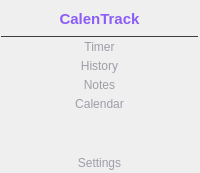
       <widget class="QFrame" name="aside_frame">
        <property name="sizePolicy">
         <sizepolicy hsizetype="Fixed" vsizetype="Preferred">
          <horstretch>0</horstretch>
          <verstretch>0</verstretch>
         </sizepolicy>
        </property>
        <property name="styleSheet">
         <string notr="true">background-color: RGB(26, 26, 26);
border-right: 1px solid #3e3e42;
padding: 1px;</string>
        </property>
        <layout class="QVBoxLayout" name="aside">
         <property name="spacing">
          <number>0</number>
         </property>
         <property name="leftMargin">
          <number>0</number>
         </property>
         <property name="topMargin">
          <number>0</number>
         </property>
         <property name="rightMargin">
          <number>0</number>
         </property>
         <property name="bottomMargin">
          <number>0</number>
         </property>
         <item>
          <widget class="QLabel" name="app_title_label">
           <property name="minimumSize">
            <size>
             <width>0</width>
             <height>36</height>
            </size>
           </property>
           <property name="font">
            <font>
             <pointsize>-1</pointsize>
             <weight>62</weight>
             <bold>true</bold>
            </font>
           </property>
           <property name="styleSheet">
            <string notr="true">color: #8B5CF6;
border: none;
font-size: 15px;
font-weight: 500;
border-bottom: 1px solid #3e3e42;</string>
           </property>
           <property name="text">
            <string>CalenTrack</string>
           </property>
           <property name="alignment">
            <set>Qt::AlignCenter</set>
           </property>
          </widget>
         </item>
         <item>
          <widget class="QToolButton" name="stopwatch_btn">
           <property name="sizePolicy">
            <sizepolicy hsizetype="Expanding" vsizetype="Fixed">
             <horstretch>0</horstretch>
             <verstretch>0</verstretch>
            </sizepolicy>
           </property>
           <property name="minimumSize">
            <size>
             <width>93</width>
             <height>14</height>
            </size>
           </property>
           <property name="styleSheet">
            <string notr="true">QToolButton {
	color: #9E9EA7;
	border: none;
}
QToolButton:hover {
    background-color: #252525;
}</string>
           </property>
           <property name="text">
            <string>Timer</string>
           </property>
           <property name="icon">
            <iconset>
             <normaloff>stopwatch-icon.png</normaloff>stopwatch-icon.png</iconset>
           </property>
           <property name="iconSize">
            <size>
             <width>15</width>
             <height>15</height>
            </size>
           </property>
           <property name="toolButtonStyle">
            <enum>Qt::ToolButtonTextUnderIcon</enum>
           </property>
           <property name="autoRaise">
            <bool>false</bool>
           </property>
          </widget>
         </item>
         <item>
          <widget class="QToolButton" name="history_btn">
           <property name="sizePolicy">
            <sizepolicy hsizetype="Expanding" vsizetype="Fixed">
             <horstretch>0</horstretch>
             <verstretch>0</verstretch>
            </sizepolicy>
           </property>
           <property name="minimumSize">
            <size>
             <width>93</width>
             <height>14</height>
            </size>
           </property>
           <property name="styleSheet">
            <string notr="true">QToolButton {
	color: #9E9EA7;
	border: none;
}
QToolButton:hover {
    background-color: #252525;
}</string>
           </property>
           <property name="text">
            <string>History</string>
           </property>
           <property name="icon">
            <iconset>
             <normaloff>history-icon.svg</normaloff>history-icon.svg</iconset>
           </property>
           <property name="iconSize">
            <size>
             <width>13</width>
             <height>13</height>
            </size>
           </property>
           <property name="toolButtonStyle">
            <enum>Qt::ToolButtonTextUnderIcon</enum>
           </property>
          </widget>
         </item>
         <item>
          <widget class="QToolButton" name="notes_btn">
           <property name="sizePolicy">
            <sizepolicy hsizetype="Expanding" vsizetype="Fixed">
             <horstretch>0</horstretch>
             <verstretch>0</verstretch>
            </sizepolicy>
           </property>
           <property name="minimumSize">
            <size>
             <width>93</width>
             <height>14</height>
            </size>
           </property>
           <property name="styleSheet">
            <string notr="true">QToolButton {
	color: #9E9EA7;
	border: none;
}
QToolButton:hover {
    background-color: #252525;
}</string>
           </property>
           <property name="text">
            <string>Notes</string>
           </property>
           <property name="icon">
            <iconset>
             <normaloff>note-icon.png</normaloff>note-icon.png</iconset>
           </property>
           <property name="iconSize">
            <size>
             <width>14</width>
             <height>14</height>
            </size>
           </property>
           <property name="toolButtonStyle">
            <enum>Qt::ToolButtonTextUnderIcon</enum>
           </property>
          </widget>
         </item>
         <item>
          <widget class="QToolButton" name="calendar_btn">
           <property name="sizePolicy">
            <sizepolicy hsizetype="Expanding" vsizetype="Fixed">
             <horstretch>0</horstretch>
             <verstretch>0</verstretch>
            </sizepolicy>
           </property>
           <property name="minimumSize">
            <size>
             <width>93</width>
             <height>14</height>
            </size>
           </property>
           <property name="styleSheet">
            <string notr="true">QToolButton {
	color: #9E9EA7;
	border: none;
}
QToolButton:hover {
    background-color: #252525;
}</string>
           </property>
           <property name="text">
            <string>Calendar</string>
           </property>
           <property name="icon">
            <iconset>
             <normaloff>calendar-icon.png</normaloff>calendar-icon.png</iconset>
           </property>
           <property name="iconSize">
            <size>
             <width>15</width>
             <height>15</height>
            </size>
           </property>
           <property name="toolButtonStyle">
            <enum>Qt::ToolButtonTextUnderIcon</enum>
           </property>
          </widget>
         </item>
         <item>
          <spacer name="aside_spacer">
           <property name="orientation">
            <enum>Qt::Vertical</enum>
           </property>
           <property name="sizeHint" stdset="0">
            <size>
             <width>20</width>
             <height>40</height>
            </size>
           </property>
          </spacer>
         </item>
         <item>
          <widget class="QToolButton" name="settings_btn">
           <property name="sizePolicy">
            <sizepolicy hsizetype="Expanding" vsizetype="Fixed">
             <horstretch>0</horstretch>
             <verstretch>0</verstretch>
            </sizepolicy>
           </property>
           <property name="minimumSize">
            <size>
             <width>93</width>
             <height>14</height>
            </size>
           </property>
           <property name="styleSheet">
            <string notr="true">QToolButton {
	color: #9E9EA7;
	border: none;
}
QToolButton:hover {
    background-color: #252525;
}</string>
           </property>
           <property name="text">
            <string>Settings</string>
           </property>
           <property name="icon">
            <iconset>
             <normaloff>settings-icons.png</normaloff>settings-icons.png</iconset>
           </property>
           <property name="iconSize">
            <size>
             <width>17</width>
             <height>17</height>
            </size>
           </property>
           <property name="toolButtonStyle">
            <enum>Qt::ToolButtonTextUnderIcon</enum>
           </property>
          </widget>
         </item>
        </layout>
       </widget>
